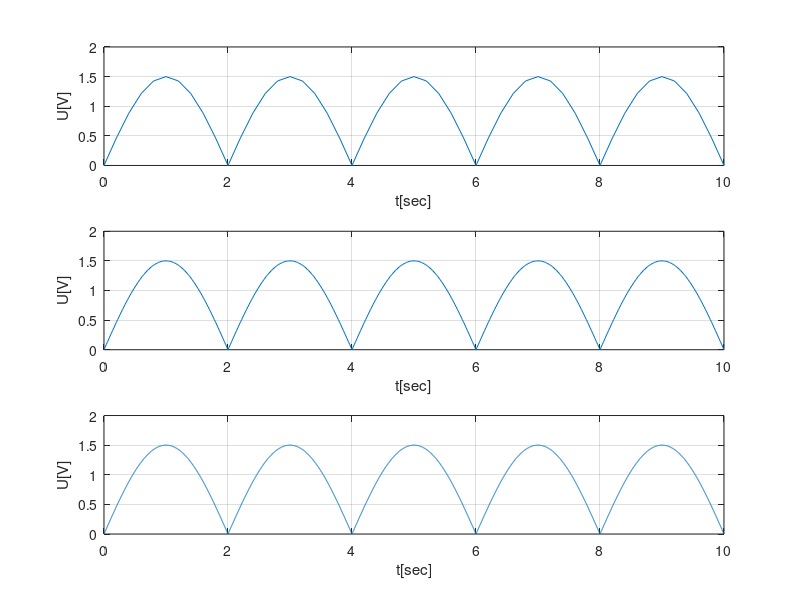

The MATLAB script that drew this image:

i1=0:0.2:10;                   
d1=abs(1.5*sin(2*pi*0.25*i1)); 
subplot(3,1,1)
plot(i1,d1),grid


xlabel('t[sec]')
ylabel('U[V]')



i2=0:0.02:10;
d2=abs(1.5*sin(2*pi*0.25*i2));
subplot(3,1,2)
plot(i2,d2),grid


xlabel('t[sec]')
ylabel('U[V]')



i3=0:0.002:10;
d3=abs(1.5*sin(2*pi*0.25*i3));
subplot(3,1,3)
plot(i3,d3),grid


xlabel('t[sec]')
ylabel('U[V]')


    